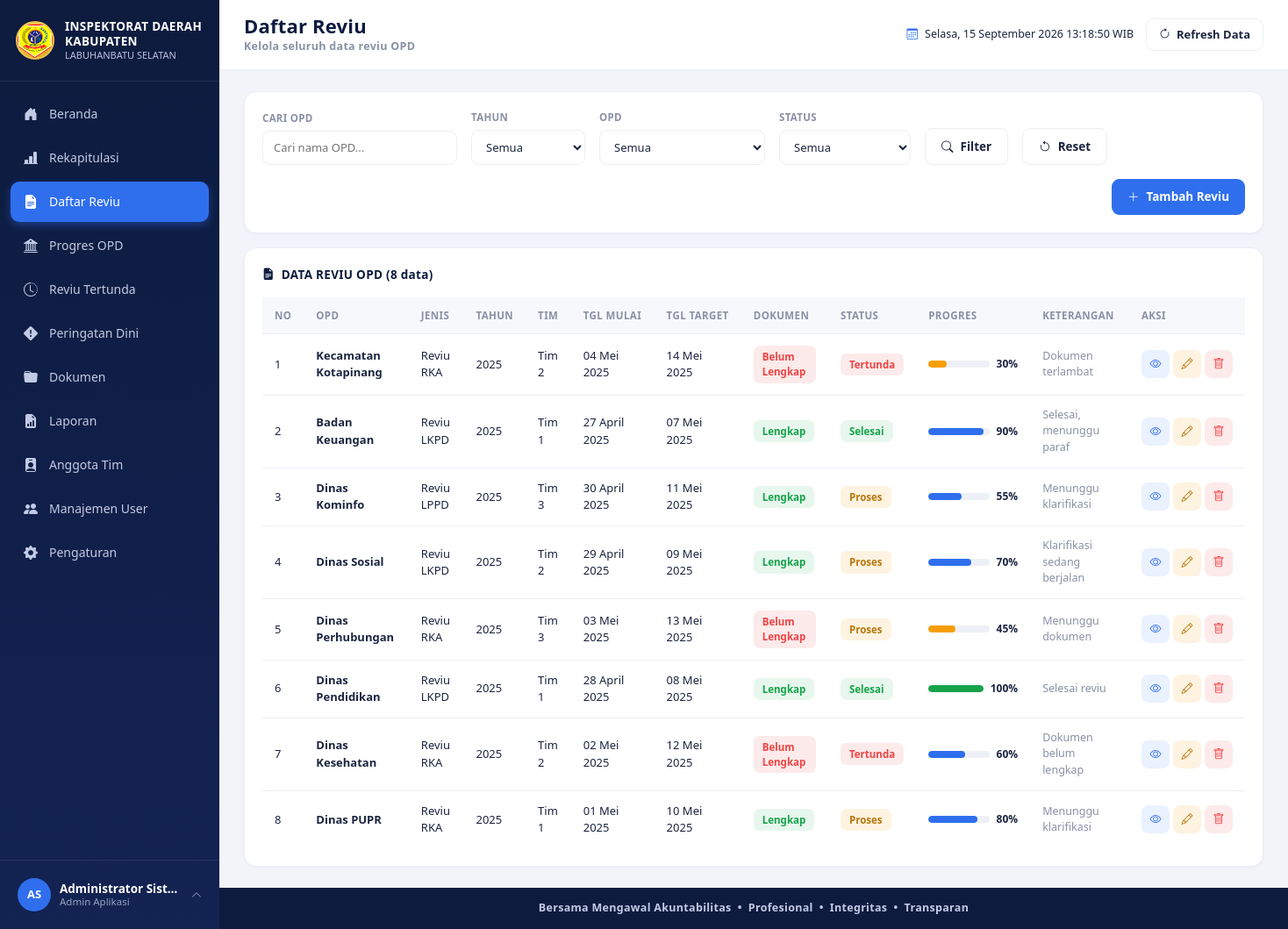
/daftar_reviu.php (signed in), run on the app's committed database.
### tables this page shows
CREATE TABLE users (
  id INT AUTO_INCREMENT PRIMARY KEY,
  username VARCHAR(50) NOT NULL UNIQUE,
  password VARCHAR(255) NOT NULL,
  nama_lengkap VARCHAR(100) NOT NULL,
  jabatan VARCHAR(100) DEFAULT NULL,
  role_id INT NOT NULL,
  avatar VARCHAR(255) DEFAULT NULL,
  status ENUM('aktif','nonaktif') NOT NULL DEFAULT 'aktif',
  created_at TIMESTAMP DEFAULT CURRENT_TIMESTAMP,
  CONSTRAINT fk_users_role FOREIGN KEY (role_id) REFERENCES roles(id)
);

CREATE TABLE reviu (
  id INT AUTO_INCREMENT PRIMARY KEY,
  opd_id INT NOT NULL,
  jenis_reviu_id INT NOT NULL,
  tim_reviu_id INT NOT NULL,
  tahun YEAR NOT NULL,
  tgl_mulai DATE NOT NULL,
  tgl_target_selesai DATE NOT NULL,
  dokumen_status ENUM('Lengkap','Belum Lengkap') NOT NULL DEFAULT 'Belum Lengkap',
  status ENUM('Belum Mulai','Proses','Selesai','Tertunda') NOT NULL DEFAULT 'Belum Mulai',
  progres TINYINT UNSIGNED NOT NULL DEFAULT 0,
  keterangan VARCHAR(255) DEFAULT NULL,
  kendala VARCHAR(255) DEFAULT NULL,
  kendala_manual TINYINT(1) NOT NULL DEFAULT 0,
  created_by INT DEFAULT NULL,
  created_at TIMESTAMP DEFAULT CURRENT_TIMESTAMP,
  updated_at TIMESTAMP DEFAULT CURRENT_TIMESTAMP ON UPDATE CURRENT_TIMESTAMP,
  CONSTRAINT fk_reviu_opd FOREIGN KEY (opd_id) REFERENCES opd(id),
  CONSTRAINT fk_reviu_jenis FOREIGN KEY (jenis_reviu_id) REFERENCES jenis_reviu(id),
  CONSTRAINT fk_reviu_tim FOREIGN KEY (tim_reviu_id) REFERENCES tim_reviu(id)
);

CREATE TABLE opd (
  id INT AUTO_INCREMENT PRIMARY KEY,
  nama_opd VARCHAR(150) NOT NULL,
  created_at TIMESTAMP DEFAULT CURRENT_TIMESTAMP
);

CREATE TABLE jenis_reviu (
  id INT AUTO_INCREMENT PRIMARY KEY,
  nama_jenis VARCHAR(100) NOT NULL
);

CREATE TABLE tim_reviu (
  id INT AUTO_INCREMENT PRIMARY KEY,
  nama_tim VARCHAR(50) NOT NULL
);

### includes/auth.php (called while the page is built, shortened)
<?php
require_once __DIR__ . '/../config/database.php';
function is_logged_in()
{
    return isset($_SESSION['user_id']);
}
function base_url($path = '')
{
    return ROOT_URL . $path;
}
function current_user_data()
{
    global $pdo;
    $stmt = $pdo->prepare("SELECT u.*, r.nama_role, r.slug AS role_slug
                            FROM users u JOIN roles r ON r.id = u.role_id
                            WHERE u.id = ? LIMIT 1");
    $stmt->execute([$_SESSION['user_id']]);
    $cached = $stmt->fetch();
    return $cached;
}

### includes/functions.php (called while the page is built, shortened)
<?php
function e($str)
{
    return htmlspecialchars((string) $str, ENT_QUOTES, 'UTF-8');
}
function format_tanggal_indo($date)
{
    $bulan = ['', 'Januari', 'Februari', 'Maret', 'April', 'Mei', 'Juni', 'Juli', 'Agustus', 'September', 'Oktober', 'November', 'Desember'];
    $ts = strtotime($date);
    return date('d', $ts) . ' ' . $bulan[(int) date('n', $ts)] . ' ' . date('Y', $ts);
}
function status_badge_class($status)
{
    switch ($status) {
        case 'Selesai':      return 'badge-selesai';
        case 'Proses':       return 'badge-proses';
        case 'Tertunda':     return 'badge-tertunda';
    }
}
function dokumen_badge_class($status)
{
    return $status === 'Lengkap' ? 'badge-lengkap' : 'badge-belumlengkap';
}
function progres_bar_color($progres)
{
    if ($progres >= 100) return '#16a34a';
    if ($progres >= 50) return '#2f6fed';
    if ($progres >= 1) return '#f59e0b';
    return '#9ca3af';
}
function avatar_url($avatar)
{
    return null;
}
function initials($name)
{
    $parts = preg_split('/\s+/', trim((string) $name));
    $initials = '';
    foreach (array_slice($parts, 0, 2) as $p) {
        if ($p !== '') {
            $initials .= strtoupper(substr($p, 0, 1));
        }
    }
    return $initials !== '' ? $initials : 'U';
}

### daftar_reviu.php (the view, shortened to what this page needs)
<?php
require_once __DIR__ . '/includes/auth.php';
require_once __DIR__ . '/includes/functions.php';
$page_title = 'Daftar Reviu';
$page_subtitle = 'Kelola seluruh data reviu OPD';
$q = trim($_GET['q'] ?? '');
$where = [];
$params = [];
$where_sql = $where ? ('WHERE ' . implode(' AND ', $where)) : '';
$sql = "SELECT r.*, o.nama_opd, j.nama_jenis, t.nama_tim
        FROM reviu r
        JOIN opd o ON o.id = r.opd_id
        JOIN jenis_reviu j ON j.id = r.jenis_reviu_id
        JOIN tim_reviu t ON t.id = r.tim_reviu_id
        $where_sql
        ORDER BY r.id DESC";
$stmt = $pdo->prepare($sql);
$stmt->execute($params);
$data = $stmt->fetchAll();
include __DIR__ . '/includes/header.php';
?>
<div class="card-x mb-3">
  <form method="GET" class="d-flex align-items-end gap-3 flex-wrap">
    <div class="filter-group" style="min-width:200px;">
      <label>Cari OPD</label>
      <input type="text" name="q" class="form-control-x" placeholder="Cari nama OPD..." value="<?= e($q) ?>">
    </div>
    <div class="filter-group" style="min-width:130px;">
      <label>Tahun</label>
      <select name="tahun" class="form-select-x">
        <option value="">Semua</option>
      </select>
    </div>
    <div class="filter-group" style="min-width:180px;">
      <label>OPD</label>
      <select name="opd" class="form-select-x">
        <option value="">Semua</option>
      </select>
    </div>
    <div class="filter-group" style="min-width:150px;">
      <label>Status</label>
      <select name="status" class="form-select-x">
        <option value="">Semua</option>
      </select>
    </div>
    <button type="submit" class="btn-x btn-outline-x"><i class="bi bi-search"></i> Filter</button>
    <a href="daftar_reviu.php" class="btn-x btn-outline-x"><i class="bi bi-arrow-counterclockwise"></i> Reset</a>
    <button type="button" class="btn-x btn-primary-x ms-auto" onclick="openAddModal()"><i class="bi bi-plus-lg"></i> Tambah Reviu</button>
  </form>
</div>
<div class="card-x">
  <div class="card-x-title"><i class="bi bi-file-earmark-text-fill"></i> DATA REVIU OPD (<?= count($data) ?> data)</div>
  <div style="overflow-x:auto;">
    <table class="table-x">
      <thead>
        <tr>
          <th>No</th><th>OPD</th><th>Jenis</th><th>Tahun</th><th>Tim</th><th>Tgl Mulai</th><th>Tgl Target</th>
          <th>Dokumen</th><th>Status</th><th style="min-width:130px;">Progres</th><th>Keterangan</th><th>Aksi</th>
        </tr>
      </thead>
      <tbody>
        <?php if (empty($data)): ?>
          <tr><td colspan="12" class="text-center py-4 small-muted">Tidak ada data.</td></tr>
        <?php else: $no = 1; foreach ($data as $r): ?>
        <tr>
          <td><?= $no++ ?></td>
          <td><b><?= e($r['nama_opd']) ?></b></td>
          <td><?= e($r['nama_jenis']) ?></td>
          <td><?= e($r['tahun']) ?></td>
          <td><?= e($r['nama_tim']) ?></td>
          <td><?= format_tanggal_indo($r['tgl_mulai']) ?></td>
          <td><?= format_tanggal_indo($r['tgl_target_selesai']) ?></td>
          <td><span class="badge-x <?= dokumen_badge_class($r['dokumen_status']) ?>"><?= e($r['dokumen_status']) ?></span></td>
          <td>
            <span class="badge-x <?= status_badge_class($r['status']) ?>" <?= $r['kendala'] ? 'title="' . e($r['kendala']) . '"' : '' ?>><?= e($r['status']) ?></span>
          </td>
          <td>
            <div class="d-flex align-items-center gap-2">
              <div class="progress-thin" style="flex:1;"><div class="bar" style="width:<?= (int)$r['progres'] ?>%; background:<?= progres_bar_color($r['progres']) ?>;"></div></div>
              <span style="font-weight:700; font-size:12px;"><?= (int)$r['progres'] ?>%</span>
            </div>
          </td>
          <td class="small-muted"><?= e($r['keterangan'] ?: '-') ?></td>
          <td>
            <div class="d-flex gap-1">
              <a href="reviu_detail.php?id=<?= (int)$r['id'] ?>" class="btn-eye" title="Lihat"><i class="bi bi-eye"></i></a>
              <button type="button" class="btn-eye" style="background:var(--amber-light); color:#b9770e;" title="Edit"
                onclick='openEditModal(<?= json_encode([
                    "id" => $r['id'], "opd_id" => $r['opd_id'], "jenis_reviu_id" => $r['jenis_reviu_id'],
                    "tim_reviu_id" => $r['tim_reviu_id'], "tahun" => $r['tahun'], "tgl_mulai" => $r['tgl_mulai'],
                    "tgl_target_selesai" => $r['tgl_target_selesai'], "dokumen_status" => $r['dokumen_status'],
                    "status" => $r['status'], "progres" => $r['progres'], "keterangan" => $r['keterangan'],
                    "kendala_manual" => (int) $r['kendala_manual'], "kendala" => $r['kendala'],
                ], JSON_UNESCAPED_UNICODE | JSON_HEX_APOS | JSON_HEX_QUOT) ?>)'>
                <i class="bi bi-pencil"></i>
              </button>
              <form method="POST" action="process/process_reviu.php" style="display:inline;"
                    data-confirm="Yakin hapus data reviu ini? Seluruh dokumen terkait juga akan terhapus." data-confirm-button="Ya, Hapus">
                <button type="submit" class="btn-eye" style="background:var(--red-light); color:var(--red);" title="Hapus"><i class="bi bi-trash"></i></button>
              </form>
            </div>
          </td>
        </tr>
        <?php endforeach; endif; ?>
      </tbody>
    </table>
  </div>
</div>
<?php
include __DIR__ . '/includes/footer.php';
?>

### includes/header.php (shortened to what this page needs)
<?php
$page_title = isset($page_title) ? $page_title : APP_NAME;
$page_subtitle = isset($page_subtitle) ? $page_subtitle : APP_INSTANSI;
?>
<!DOCTYPE html>
<html lang="id">
<head>
<link href="https://cdn.jsdelivr.net/npm/bootstrap@5.3.3/dist/css/bootstrap.min.css" rel="stylesheet">
<link href="https://cdn.jsdelivr.net/npm/bootstrap-icons@1.11.3/font/bootstrap-icons.css" rel="stylesheet">
<link href="<?= base_url('assets/css/style.css') ?>" rel="stylesheet">
</head>
<body>
<div class="app-wrapper">
<?php include __DIR__ . '/sidebar.php'; ?>
<div class="main-content">
  <div class="topbar">
    <div>
      <h1 class="page-title"><?= e($page_title) ?></h1>
      <div class="page-subtitle"><?= e($page_subtitle) ?></div>
    </div>
    <div class="topbar-right">
      <div class="datetime-box">
        <i class="bi bi-calendar3"></i>
        <span id="liveDatetime">-</span>
      </div>
      <button type="button" class="btn-refresh" id="btnRefreshData">
        <i class="bi bi-arrow-clockwise"></i> Refresh Data
      </button>
    </div>
  </div>
  <div class="content-area">

### includes/sidebar.php (shortened to what this page needs)
<?php
$__user = current_user_data();
$__role = current_role();
$__current_page = basename($_SERVER['PHP_SELF']);
$menu_items = [
  ['label' => 'Beranda',         'icon' => 'bi-house-door-fill',            'link' => 'index.php',           'roles' => ['administrator', 'auditor', 'pimpinan']],
  ['label' => 'Rekapitulasi',    'icon' => 'bi-bar-chart-line-fill',        'link' => 'rekapitulasi.php',    'roles' => ['administrator', 'auditor', 'pimpinan']],
  ['label' => 'Daftar Reviu',    'icon' => 'bi-file-earmark-text-fill',     'link' => 'daftar_reviu.php',    'roles' => ['administrator', 'auditor']],
  ['label' => 'Progres OPD',     'icon' => 'bi-bank2',                      'link' => 'progres_opd.php',     'roles' => ['administrator', 'auditor']],
  ['label' => 'Reviu Tertunda',  'icon' => 'bi-clock-history',              'link' => 'reviu_tertunda.php',  'roles' => ['administrator', 'auditor']],
  ['label' => 'Peringatan Dini', 'icon' => 'bi-exclamation-diamond-fill',   'link' => 'peringatan_dini.php', 'roles' => ['administrator', 'auditor', 'pimpinan'], 'badge' => 'early_warning'],
  ['label' => 'Dokumen',         'icon' => 'bi-folder-fill',                'link' => 'dokumen.php',         'roles' => ['administrator', 'auditor']],
  ['label' => 'Laporan',         'icon' => 'bi-file-earmark-bar-graph-fill', 'link' => 'laporan.php',        'roles' => ['administrator', 'auditor']],
  ['label' => 'Anggota Tim',     'icon' => 'bi-person-badge-fill',          'link' => 'anggota_tim.php',     'roles' => ['administrator']],
  ['label' => 'Manajemen User',  'icon' => 'bi-people-fill',                'link' => 'user_management.php', 'roles' => ['administrator']],
  ['label' => 'Pengaturan',      'icon' => 'bi-gear-fill',                  'link' => 'pengaturan.php',      'roles' => ['administrator', 'auditor']],
];
$__avatar = avatar_url($__user['avatar']);
?>
<aside class="sidebar" id="appSidebar">
    <div class="sidebar-brand">
        <img src="<?= e(base_url('assets/images/logo-kabupaten.png')) ?>" alt="Logo Kabupaten Labuhanbatu Selatan"
            class="logo-emblem" onerror="this.style.display='none'">
        <div class="brand-text">
            <div class="t1">INSPEKTORAT DAERAH</div>
            <div class="t1">KABUPATEN</div>
            <div class="t2">LABUHANBATU SELATAN</div>
        </div>
    </div>
    <nav class="sidebar-menu">
        <?php foreach ($menu_items as $item):
      $is_active = $__current_page === $item['link'];
    ?>
        <a href="<?= e(base_url($item['link'])) ?>" class="menu-item <?= $is_active ? 'active' : '' ?>">
            <i class="bi <?= e($item['icon']) ?>"></i>
            <span><?= e($item['label']) ?></span>
        </a>
        <?php endforeach; ?>
    </nav>
    <div class="sidebar-user">
        <div class="user-row" id="userRowToggle">
            <?php if ($__avatar): ?>
            <img src="<?= e($__avatar) ?>" class="avatar-sm" alt="avatar">
            <?php else: ?>
            <div class="avatar-sm"><?= e(initials($__user['nama_lengkap'])) ?></div>
            <?php endif; ?>
            <div class="user-info">
                <div class="u-name"><?= e($__user['nama_lengkap']) ?></div>
                <div class="u-role"><?= e($__user['jabatan'] ? $__user['jabatan'] : role_label($__role)) ?></div>
            </div>
            <i class="bi bi-chevron-up caret"></i>
        </div>
    </div>
</aside>

### includes/footer.php (shortened to what this page needs)
  </div>
  <div class="footer-strip">
    Bersama Mengawal Akuntabilitas &nbsp;•&nbsp; Profesional &nbsp;•&nbsp; Integritas &nbsp;•&nbsp; Transparan
  </div>
</div>
</div>
</body>
</html>

### data on the page
users: nama_lengkap "AS", nama_lengkap "Administrator Sist…", jabatan "Admin Aplikasi"
reviu: opd.nama_opd "Kecamatan Kotapinang", jenis_reviu.nama_jenis "Reviu RKA", tahun "2025", tim_reviu.nama_tim "Tim 2", tgl_mulai "04 Mei 2025", tgl_target_selesai "14 Mei 2025", dokumen_status "Belum Lengkap", status "Tertunda", progres "30", keterangan "Dokumen terlambat"
reviu: opd.nama_opd "Badan Keuangan", jenis_reviu.nama_jenis "Reviu LKPD", tahun "2025", tim_reviu.nama_tim "Tim 1", tgl_mulai "27 April 2025", tgl_target_selesai "07 Mei 2025", dokumen_status "Lengkap", status "Selesai", progres "90", keterangan "Selesai, menunggu paraf"
reviu: opd.nama_opd "Dinas Kominfo", jenis_reviu.nama_jenis "Reviu LPPD", tahun "2025", tim_reviu.nama_tim "Tim 3", tgl_mulai "30 April 2025", tgl_target_selesai "11 Mei 2025", dokumen_status "Lengkap", status "Proses", progres "55", keterangan "Menunggu klarifikasi"
reviu: opd.nama_opd "Dinas Sosial", jenis_reviu.nama_jenis "Reviu LKPD", tahun "2025", tim_reviu.nama_tim "Tim 2", tgl_mulai "29 April 2025", tgl_target_selesai "09 Mei 2025", dokumen_status "Lengkap", status "Proses", progres "70", keterangan "Klarifikasi sedang berjalan"
reviu: opd.nama_opd "Dinas Perhubungan", jenis_reviu.nama_jenis "Reviu RKA", tahun "2025", tim_reviu.nama_tim "Tim 3", tgl_mulai "03 Mei 2025", tgl_target_selesai "13 Mei 2025", dokumen_status "Belum Lengkap", status "Proses", progres "45", keterangan "Menunggu dokumen"
reviu: opd.nama_opd "Dinas Pendidikan", jenis_reviu.nama_jenis "Reviu LKPD", tahun "2025", tim_reviu.nama_tim "Tim 1", tgl_mulai "28 April 2025", tgl_target_selesai "08 Mei 2025", dokumen_status "Lengkap", status "Selesai", progres "100", keterangan "Selesai reviu"
reviu: opd.nama_opd "Dinas Kesehatan", jenis_reviu.nama_jenis "Reviu RKA", tahun "2025", tim_reviu.nama_tim "Tim 2", tgl_mulai "02 Mei 2025", tgl_target_selesai "12 Mei 2025", dokumen_status "Belum Lengkap", status "Tertunda", progres "60", keterangan "Dokumen belum lengkap"
reviu: opd.nama_opd "Dinas PUPR", jenis_reviu.nama_jenis "Reviu RKA", tahun "2025", tim_reviu.nama_tim "Tim 1", tgl_mulai "01 Mei 2025", tgl_target_selesai "10 Mei 2025", dokumen_status "Lengkap", status "Proses", progres "80", keterangan "Menunggu klarifikasi"

### other printed values
$item['label'] "Beranda"
$item['label'] "Rekapitulasi"
$item['label'] "Daftar Reviu"
$item['label'] "Progres OPD"
$item['label'] "Reviu Tertunda"
$item['label'] "Peringatan Dini"
$item['label'] "Dokumen"
$item['label'] "Laporan"
$item['label'] "Anggota Tim"
$item['label'] "Manajemen User"
$item['label'] "Pengaturan"
$page_title "Daftar Reviu"
$page_subtitle "Kelola seluruh data reviu OPD"
count($data) "8"
